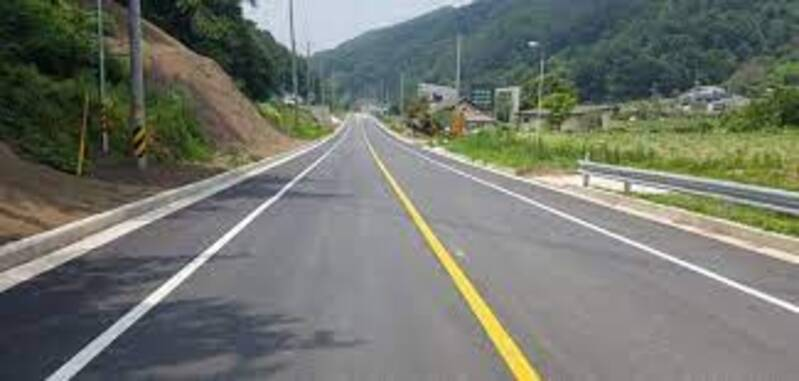
#> input picture OpenCV/LineTracing_image/image/input_image.jpg, 799 x 381 px, given in place of video.mp4, which was not available
$ python LineTrcing_video.py
#> lines starting #> are read from the running program, lines starting #| are printed output that depends on the picture; after the words box and inside, x2 and y2 are one past the last pixel; in counts of white or black regions, pixels touching at a corner belong together; pictures that were not available may be replaced by others from this repository, and a replacement may not be noted
import cv2 as cv
import sys
import numpy as np
import math

camera_path = "/home/jhy/workstation/video/video.mp4"
yellow_color = (0, 255, 255)
white_color = (255, 255, 255)

def camera_read(camera_path):
#> in drive_start, cam is the input picture: shape (381, 799, 3); mean B, G, R 108.9, 117.5, 113.8
    cap = cv.VideoCapture(camera_path)
    if (cap == None):
        print("Video Read Failed!")
    else:
        print("Video Start!")
    return cap

def grayscale_converter(frame):
    return cv.cvtColor(frame, cv.COLOR_RGB2GRAY)

def hsv_converter(frame):
    input_frame = cv.GaussianBlur(frame, (5, 5), 0)
    return cv.cvtColor(input_frame, cv.COLOR_BGR2HSV)
#> returned value: shape (381, 799, 3); mean H, S, V 69.5, 49.1, 122.7

def camera_on(dst, src):
    return cv.imshow(dst, src)

def canny_edge_detection(image):
    input_image = grayscale_converter(image)
    image_blur = cv.GaussianBlur(input_image, (5, 5), 0)
    canny_image = cv.Canny(image_blur, 50, 150)
    return canny_image

def yellow_mask(frame):
    hsv = hsv_converter(frame)
    lower = (30-10, 30, 30)
    upper = (30+10, 255, 255)
    frame_mask = cv.inRange(hsv, lower, upper)
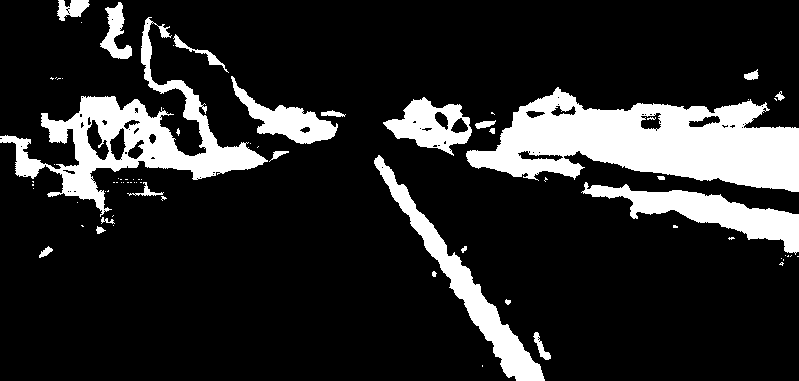
#> frame_mask: shape (381, 799); 16.2% white; 75 white regions (51 under 20 px), largest, box (x1, y1, x2, y2) and area: (466, 87, 799, 192) 19748, (0, 17, 268, 217) 11361, (374, 155, 545, 381) 5365
    result = cv.bitwise_and(frame, frame, mask = frame_mask)
#> in grayscale_converter, `return cv.cvtColor(frame, cv.COLOR_RGB2GRAY)`:
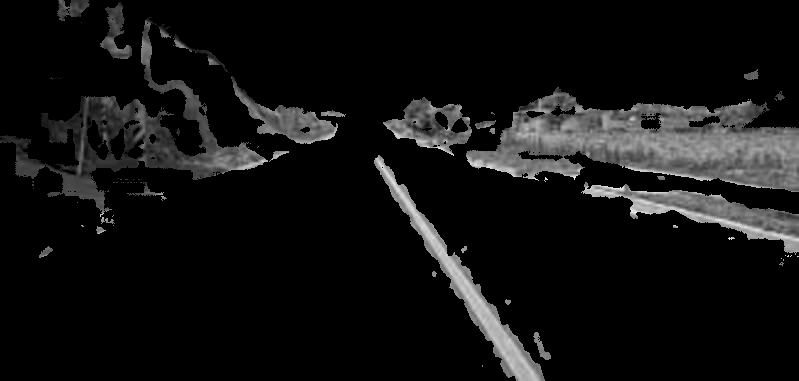
#> returned value: shape (381, 799); min 0, max 236, mean 18
#> in canny_edge_detection, `canny_image = cv.Canny(image_blur, 50, 150)`: canny_image: shape (381, 799); 3.3% white in thin lines or dots
    return result

def white_mask(frame):
    hsv = hsv_converter(frame)
    lower = (40, 0, 200)
    upper = (180, 255, 255)
    frame_mask = cv.inRange(hsv, lower, upper)
    result = cv.bitwise_and(frame, frame, mask = frame_mask)
    return result

def roi_detection(image):
    image_mask = np.zeros_like(image)
    image_height = image.shape[0]
#> image_height = 381
    image_width = image.shape[1]
#> image_width = 799

    points = np.array([[(100, image_height), (390, 350), (600, 350), (image_width-30, image_height)]])
    cv.fillPoly(image_mask, points, 255)
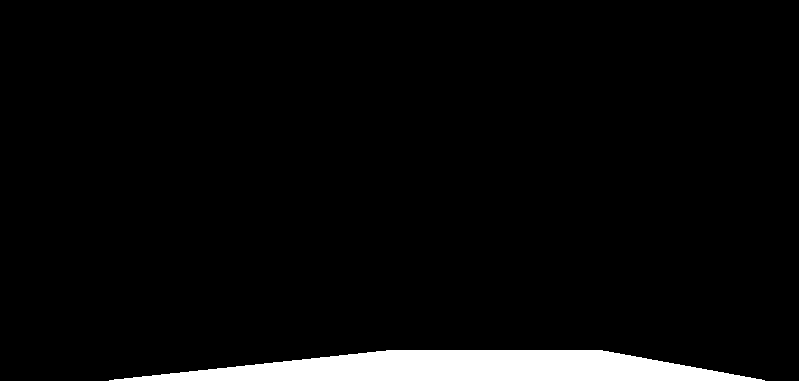
#> image_mask: shape (381, 799); 4.5% white; 1 white region, box (x1, y1, x2, y2) and area: (109, 350, 765, 381) 13632

    line_image = cv.bitwise_and(image, image_mask)
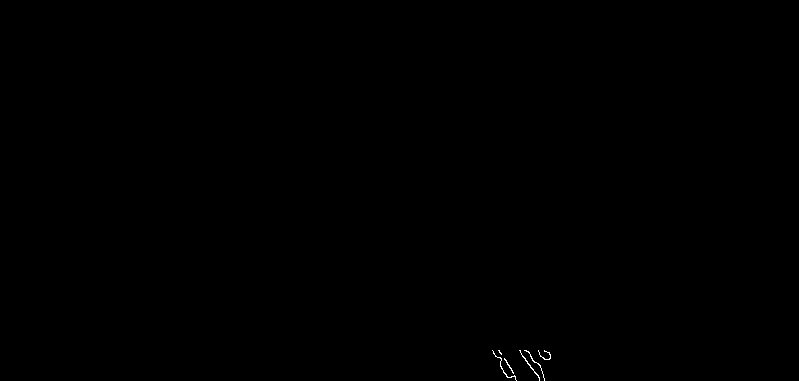
#> line_image: shape (381, 799); 0.07% white in thin lines or dots, all inside (x1, y1, x2, y2) = (492, 350, 551, 381)
    return line_image

def draw_line(image, lines, color):
        for i in range(0, len(lines)):
            l = lines[i][0]
            cv.line(image, (l[0], l[1]), (l[2], l[3]), color, 1, cv.LINE_8)

def hough_line(image, color, rho, theta, threshold, min_line_length, max_line_gap):
#> called with color = (0, 255, 255), rho = 2, theta = 0.0175, threshold = 90, min_line_length = 120, max_line_gap = 1250
    lines = cv.HoughLinesP(image, rho, theta, threshold, minLineLength = min_line_length, maxLineGap = max_line_gap)
#> lines = None
    #print(lines)
    cvt = cv.cvtColor(image, cv.COLOR_GRAY2BGR)
    result_image = np.copy(cvt)
    print(result_image[0])
#> (printed output is left out)
    #print(result_image[1])
    if lines is not None:
        draw_line(result_image, lines, color)

    return result_image

def drive_start(camera_path):
    cap = camera_read(camera_path)

    while(True):
        ret, cam = cap.read()


        frame_yellow = yellow_mask(cam)
        canny_yellow = canny_edge_detection(frame_yellow)
        roi_yellow = roi_detection(canny_yellow)
        line_yellow = hough_line(roi_yellow, yellow_color, 2, np.pi / 180, 90, 120, 1250)

        frame_white = white_mask(cam)
#> in white_mask, `frame_mask = cv.inRange(hsv, lower, upper)`:
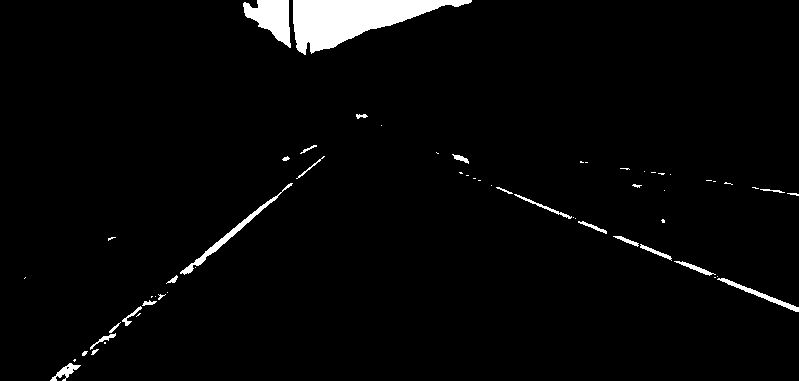
#> frame_mask: shape (381, 799); 2.9% white; 60 white regions (33 under 20 px), largest, box (x1, y1, x2, y2) and area: (293, 0, 472, 55) 4927, (243, 0, 291, 48) 1317, (180, 183, 293, 275) 663
#> in white_mask, `result = cv.bitwise_and(frame, frame, mask = frame_mask)`:
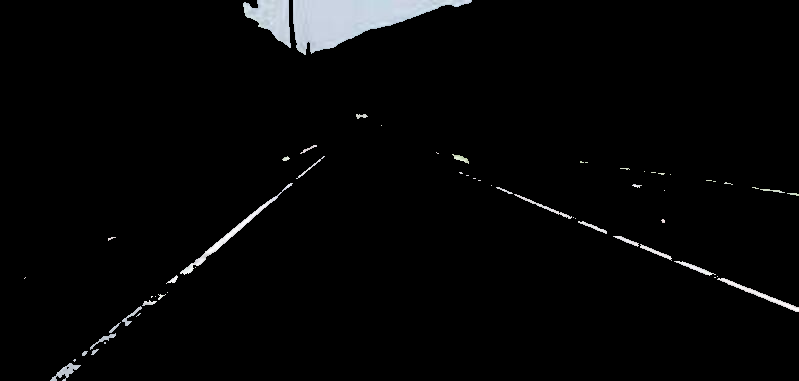
#> result: shape (381, 799, 3); mean B, G, R 6.6, 6.3, 6
        canny_white = canny_edge_detection(frame_white)
#> in canny_edge_detection (call 2), `canny_image = cv.Canny(image_blur, 50, 150)`:
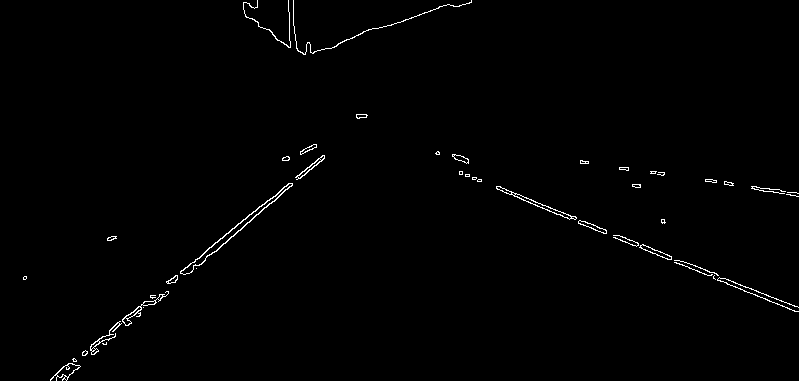
#> canny_image: shape (381, 799); 0.87% white in thin lines or dots
        roi_white = roi_detection(canny_white)
#> in roi_detection (call 2), `line_image = cv.bitwise_and(image, image_mask)`: line_image: shape (381, 799); every value is 0
        line_white = hough_line(roi_white, white_color, 2, np.pi / 180, 90, 120, 1250)
#> in hough_line (call 2), `cvt = cv.cvtColor(image, cv.COLOR_GRAY2BGR)`: cvt: shape (381, 799, 3); every value is 0
#> (printed output is left out)

        result_image = cv.addWeighted(line_yellow, 0.1, line_white, 0.8, 0.1, dtype=cv.CV_32F)

        if(ret):
            camera_on('cam', cam)

            camera_on('Yellow Line', result_image)

            #print(result_image)

            if cv.waitKey(1) & 0xFF == 27:
#> (key Esc is pressed here)
                break

#> (the run stopped early here; a loop or call above may not have finished)
